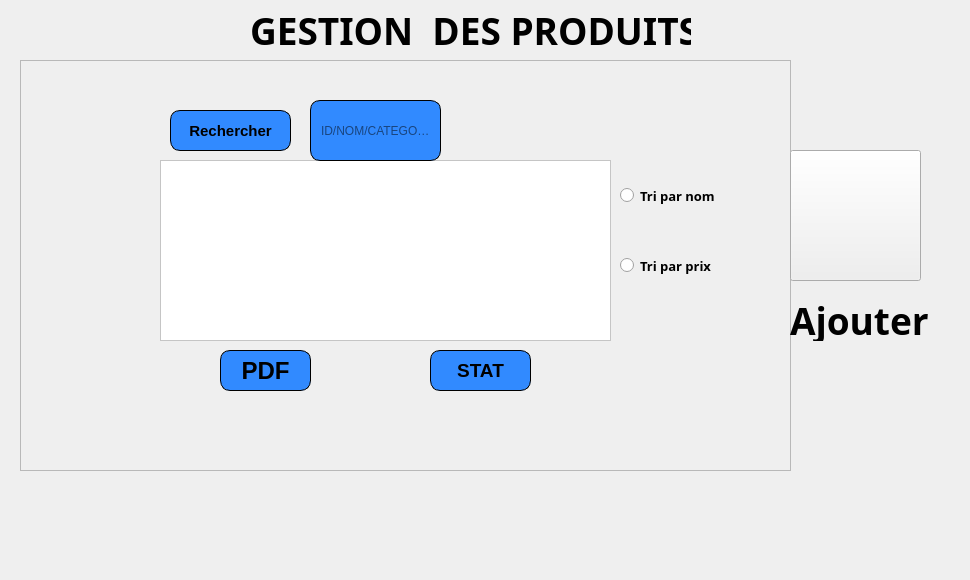
      <widget class="QWidget" name="tab_6">
       <attribute name="title">
        <string>Afficher produit</string>
       </attribute>
       <widget class="QFrame" name="frame_4">
        <property name="geometry">
         <rect>
          <x>20</x>
          <y>60</y>
          <width>771</width>
          <height>411</height>
         </rect>
        </property>
        <property name="styleSheet">
         <string notr="true"/>
        </property>
        <property name="frameShape">
         <enum>QFrame::StyledPanel</enum>
        </property>
        <property name="frameShadow">
         <enum>QFrame::Raised</enum>
        </property>
        <widget class="QTableView" name="tableView_2">
         <property name="geometry">
          <rect>
           <x>140</x>
           <y>100</y>
           <width>451</width>
           <height>181</height>
          </rect>
         </property>
         <property name="styleSheet">
          <string notr="true">background-color: rgb(255, 255, 255);
font: 75 9pt &quot;Arial&quot;;</string>
         </property>
         <property name="selectionMode">
          <enum>QAbstractItemView::SingleSelection</enum>
         </property>
         <property name="selectionBehavior">
          <enum>QAbstractItemView::SelectRows</enum>
         </property>
        </widget>
        <widget class="QPushButton" name="pushButton_recherche_produit">
         <property name="geometry">
          <rect>
           <x>150</x>
           <y>50</y>
           <width>121</width>
           <height>41</height>
          </rect>
         </property>
         <property name="font">
          <font>
           <family>Arial</family>
           <pointsize>11</pointsize>
           <weight>75</weight>
           <italic>false</italic>
           <bold>true</bold>
          </font>
         </property>
         <property name="styleSheet">
          <string notr="true">	border: 1px solid black;
border-radius: 10px;
padding: 0 8px;
background: #318aff;
font: bold, &quot;Arial&quot;;;
text-align:center;
</string>
         </property>
         <property name="text">
          <string>Rechercher</string>
         </property>
         <property name="icon">
          <iconset resource="Resources.qrc">
           <normaloff>:/images/recherhche.png</normaloff>:/images/recherhche.png</iconset>
         </property>
         <property name="iconSize">
          <size>
           <width>30</width>
           <height>30</height>
          </size>
         </property>
        </widget>
        <widget class="QLineEdit" name="lineEdit_rechercher_2">
         <property name="geometry">
          <rect>
           <x>290</x>
           <y>40</y>
           <width>131</width>
           <height>61</height>
          </rect>
         </property>
         <property name="styleSheet">
          <string notr="true">	border: 1px solid black;
border-radius: 10px;
padding: 0 8px;
background: #318aff;
font: bold, &quot;Arial&quot;;;
text-align:center;</string>
         </property>
         <property name="placeholderText">
          <string>ID/NOM/CATEGORIE</string>
         </property>
        </widget>
        <widget class="QRadioButton" name="radioButton_nomp">
         <property name="geometry">
          <rect>
           <x>600</x>
           <y>120</y>
           <width>111</width>
           <height>31</height>
          </rect>
         </property>
         <property name="font">
          <font>
           <family>Century Gothic</family>
           <pointsize>10</pointsize>
           <weight>75</weight>
           <bold>true</bold>
          </font>
         </property>
         <property name="styleSheet">
          <string notr="true"/>
         </property>
         <property name="text">
          <string>Tri par nom</string>
         </property>
        </widget>
        <widget class="QRadioButton" name="radioButton_prixp">
         <property name="geometry">
          <rect>
           <x>600</x>
           <y>190</y>
           <width>111</width>
           <height>31</height>
          </rect>
         </property>
         <property name="font">
          <font>
           <family>Century Gothic</family>
           <pointsize>10</pointsize>
           <weight>75</weight>
           <bold>true</bold>
          </font>
         </property>
         <property name="styleSheet">
          <string notr="true"/>
         </property>
         <property name="text">
          <string>Tri par prix</string>
         </property>
        </widget>
        <widget class="QPushButton" name="pushButton_2">
         <property name="geometry">
          <rect>
           <x>200</x>
           <y>290</y>
           <width>91</width>
           <height>41</height>
          </rect>
         </property>
         <property name="font">
          <font>
           <family>Arial</family>
           <pointsize>18</pointsize>
           <weight>75</weight>
           <italic>false</italic>
           <bold>true</bold>
          </font>
         </property>
         <property name="styleSheet">
          <string notr="true">	border: 1px solid black;
border-radius: 10px;
padding: 0 8px;
background: #318aff;
font: bold, &quot;Arial&quot;;;
text-align:center;</string>
         </property>
         <property name="text">
          <string>PDF</string>
         </property>
         <property name="icon">
          <iconset resource="Resources.qrc">
           <normaloff>:/images/pdf.png</normaloff>:/images/pdf.png</iconset>
         </property>
         <property name="iconSize">
          <size>
           <width>25</width>
           <height>25</height>
          </size>
         </property>
        </widget>
        <widget class="QPushButton" name="pushButton_3">
         <property name="geometry">
          <rect>
           <x>410</x>
           <y>290</y>
           <width>101</width>
           <height>41</height>
          </rect>
         </property>
         <property name="font">
          <font>
           <family>Arial</family>
           <pointsize>14</pointsize>
           <weight>75</weight>
           <italic>false</italic>
           <bold>true</bold>
          </font>
         </property>
         <property name="styleSheet">
          <string notr="true">	border: 1px solid black;
border-radius: 10px;
padding: 0 8px;
background: #318aff;
font: bold, &quot;Arial&quot;;;
text-align:center;</string>
         </property>
         <property name="text">
          <string>STAT</string>
         </property>
         <property name="icon">
          <iconset resource="Resources.qrc">
           <normaloff>:/images/statistique.png</normaloff>:/images/statistique.png</iconset>
         </property>
        </widget>
        <widget class="QLabel" name="label_produit_2">
         <property name="geometry">
          <rect>
           <x>120</x>
           <y>40</y>
           <width>601</width>
           <height>311</height>
          </rect>
         </property>
         <property name="text">
          <string/>
         </property>
         <property name="pixmap">
          <pixmap resource="Resources.qrc">:/images/imf.jpg</pixmap>
         </property>
        </widget>
        <zorder>label_produit_2</zorder>
        <zorder>tableView_2</zorder>
        <zorder>pushButton_recherche_produit</zorder>
        <zorder>lineEdit_rechercher_2</zorder>
        <zorder>radioButton_nomp</zorder>
        <zorder>radioButton_prixp</zorder>
        <zorder>pushButton_2</zorder>
        <zorder>pushButton_3</zorder>
       </widget>
       <widget class="QLabel" name="label_produit_5">
        <property name="geometry">
         <rect>
          <x>250</x>
          <y>10</y>
          <width>441</width>
          <height>41</height>
         </rect>
        </property>
        <property name="font">
         <font>
          <family>Trebuchet MS</family>
          <pointsize>28</pointsize>
          <weight>75</weight>
          <bold>true</bold>
         </font>
        </property>
        <property name="text">
         <string>GESTION  DES PRODUITS</string>
        </property>
       </widget>
       <widget class="QPushButton" name="pushButton_produit">
        <property name="geometry">
         <rect>
          <x>790</x>
          <y>150</y>
          <width>131</width>
          <height>131</height>
         </rect>
        </property>
        <property name="styleSheet">
         <string notr="true">background-image: url(:/images/addproduct.png);</string>
        </property>
        <property name="text">
         <string/>
        </property>
       </widget>
       <widget class="QLabel" name="label_ajouterpr">
        <property name="geometry">
         <rect>
          <x>790</x>
          <y>300</y>
          <width>141</width>
          <height>41</height>
         </rect>
        </property>
        <property name="font">
         <font>
          <family>Trebuchet MS</family>
          <pointsize>28</pointsize>
          <weight>75</weight>
          <bold>true</bold>
         </font>
        </property>
        <property name="text">
         <string>Ajouter</string>
        </property>
       </widget>
       <widget class="QLabel" name="label_produit_4">
        <property name="geometry">
         <rect>
          <x>0</x>
          <y>0</y>
          <width>961</width>
          <height>571</height>
         </rect>
        </property>
        <property name="text">
         <string/>
        </property>
        <property name="pixmap">
         <pixmap resource="Resources.qrc">:/images/haya.png</pixmap>
        </property>
       </widget>
       <zorder>label_produit_4</zorder>
       <zorder>frame_4</zorder>
       <zorder>label_produit_5</zorder>
       <zorder>pushButton_produit</zorder>
       <zorder>label_ajouterpr</zorder>
      </widget>
